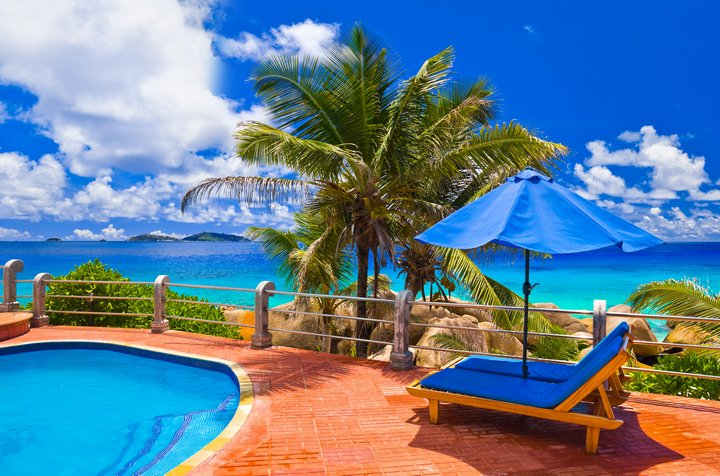
#> input picture test.jpeg, 720 x 476 px, found by its file name
$ jupyter execute --allow-errors opencv_learning.ipynb
#> lines starting #> are read from the running program, lines starting #| are printed output that depends on the picture; after the words box and inside, x2 and y2 are one past the last pixel; in counts of white or black regions, pixels touching at a corner belong together
https://habr.com/ru/post/688316/

[cell 1]
import cv2
import numpy as np

[cell 2]
IMAGE_NAME = 'test.jpeg'
IMAGE_NAME2 = "3test.jpg"

[cell 3]
my_photo = cv2.imread(IMAGE_NAME)
#> my_photo is the input picture: shape (476, 720, 3); mean B, G, R 151.5, 128.1, 99
cv2.imshow('MyPhoto', my_photo)
cv2.waitKey(0)
cv2.destroyAllWindows()

[cell 4]
def resize_image(image, dst):
    #Подготовим новые размеры
    r = float(dst) / image.shape[1]
    dim = (dst, int(image.shape[0] * r))
    # уменьшаем изображение до подготовленных размеров
    return cv2.resize(image, (dst, dst), interpolation = cv2.INTER_AREA)

[cell 5]
def apply_filter(image, filter):
    return cv2.filter2D(image, -1, filter)

[cell 6]
#Считывание изображения в черно-белом формате
img = cv2.imread('IMAGE_NAME', cv2.IMREAD_GRAYSCALE)
#преобразование изображения в черно белое
gray = cv2.cvtColor(my_photo, cv2.COLOR_BGR2GRAY)
cv2.imshow('MyPhoto', gray)
cv2.waitKey(0)

cv2.destroyAllWindows()

[cell 7]
#Размытие
my_photo = cv2.imread(IMAGE_NAME)
average_image = cv2.blur(my_photo,(7,7))
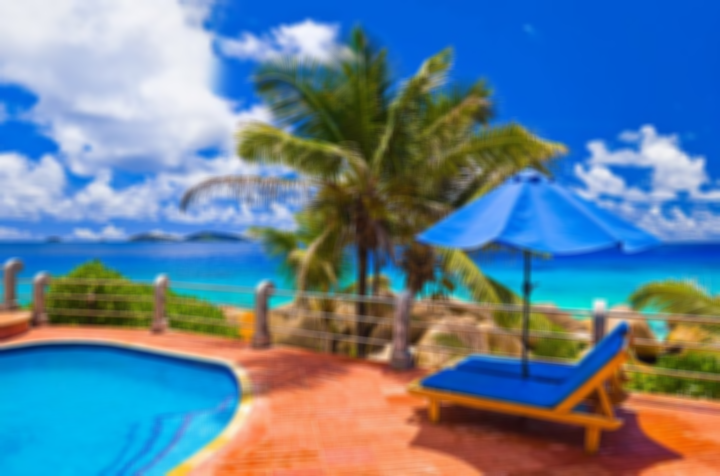
#> average_image: shape (476, 720, 3); mean B, G, R 151.5, 128.1, 98.9
cv2.imshow('BLUR', average_image)
cv2.waitKey(0)
cv2.destroyAllWindows()

[cell 8]
#Фильтр Гаусса
my_photo = cv2.imread(IMAGE_NAME)
gaussian_image  = cv2.GaussianBlur(my_photo,(7,7),0)
cv2.imshow('GAUSSian', gaussian_image )
cv2.waitKey(0)
cv2.destroyAllWindows()

[cell 9]
#Применения фильтра
my_photo = cv2.imread(IMAGE_NAME)
kernel = np.array([[-1,-1,-1],
                   [-1, 9,-1],
                   [-1,-1,-1]])
im = cv2.filter2D(my_photo, -1, kernel)
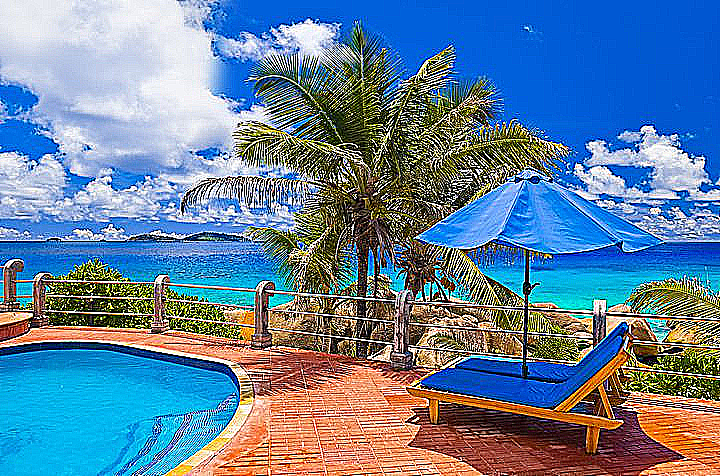
#> im: shape (476, 720, 3); mean B, G, R 156.5, 129.3, 100.4
cv2.imshow('MyPhoto', im )
cv2.waitKey(0)
cv2.destroyAllWindows()

[cell 10]
#фильтр Собеля
my_photo = cv2.imread(IMAGE_NAME,cv2.IMREAD_GRAYSCALE)
#> my_photo: shape (476, 720); min 0, max 255, mean 122
kernel = np.array([[-1,0,1],
                   [-2,0,2],
                   [-1,0,1]])
im = cv2.filter2D(my_photo, -1, kernel)
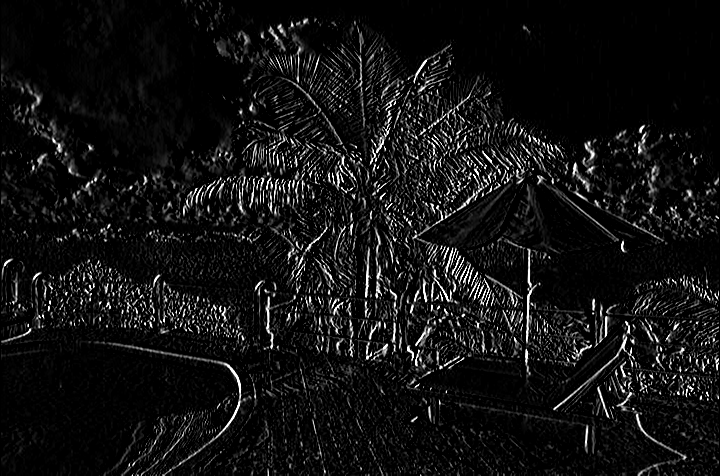
#> im: shape (476, 720); min 0, max 255, mean 18.2
cv2.imshow('MyPhoto', im )
cv2.waitKey(0)
cv2.destroyAllWindows()
kernel = np.array([[-1,0,1],
                   [-2,0,2],
                   [-1,0,1]])
im = cv2.filter2D(im, -1, kernel)
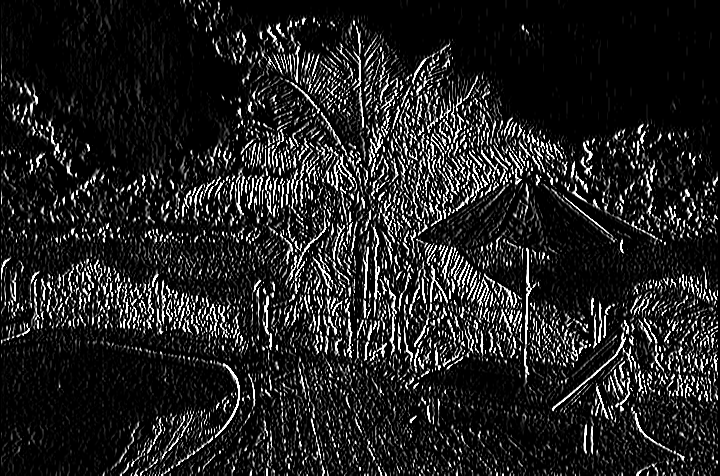
#> im: shape (476, 720); min 0, max 255, mean 33.6
cv2.imshow('MyPhoto', im )
cv2.waitKey(0)
cv2.destroyAllWindows()

[cell 11]
#фильтр Лапласа - выделение контуров
my_photo = cv2.imread(IMAGE_NAME,cv2.IMREAD_GRAYSCALE)
kernel = np.array([[0, 1, 0],
                   [1,-4, 1],
                   [0, 1, 0]])
cv2.imshow('MyPhoto', apply_filter(my_photo, kernel) )
#> in apply_filter, `return cv2.filter2D(image, -1, filter)`:
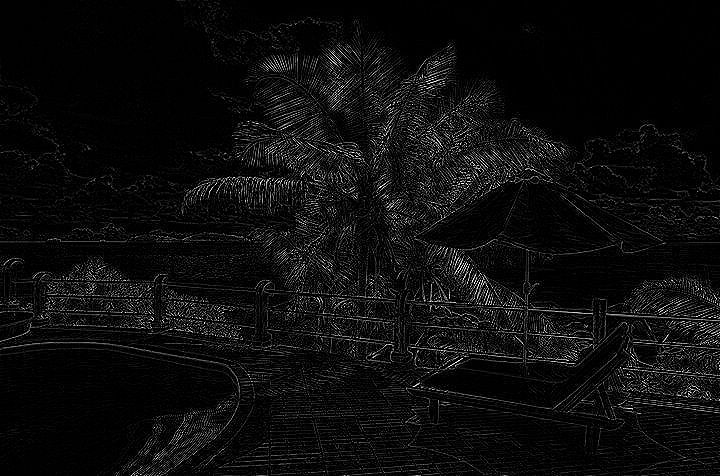
#> returned value: shape (476, 720); min 0, max 255, mean 13.2
cv2.waitKey(0)
cv2.destroyAllWindows()

[cell 12]
my_photo = cv2.imread(IMAGE_NAME)
img_grey = cv2.cvtColor(my_photo,cv2.COLOR_BGR2GRAY)

#зададим порог
thresh = 100

#получим картинку, обрезанную порогом
ret,thresh_img = cv2.threshold(img_grey, thresh, 255, cv2.THRESH_BINARY)
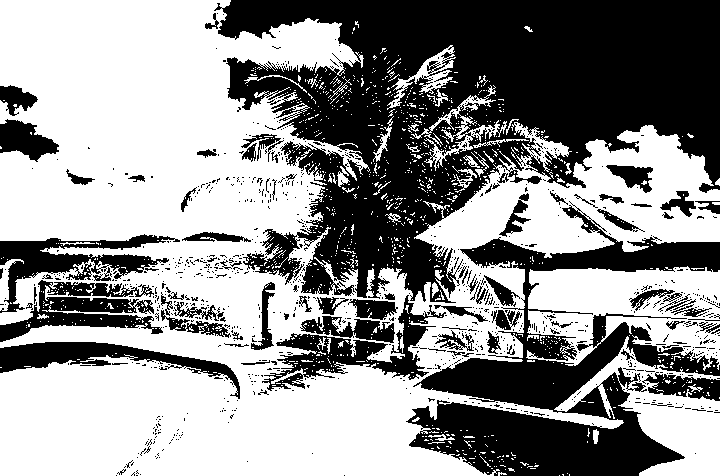
#> thresh_img: shape (476, 720); 56.9% white; 964 black regions (878 under 20 px)
#> ret = 100

#надем контуры
contours, hierarchy = cv2.findContours(thresh_img, cv2.RETR_TREE, cv2.CHAIN_APPROX_SIMPLE)
#> contours = 3100 contours, 2913 with area under 20; largest, box (x1, y1, x2, y2) and area: (0, 0, 720, 476) 181599, (526, 266, 720, 371) 13627, (554, 336, 720, 476) 7828, (261, 294, 447, 392) 5494, (242, 228, 302, 286) 1584

#создадим пустую картинку
img_contours = np.zeros(my_photo.shape)

#отобразим контуры
cv2.drawContours(img_contours, contours, -1, (255,255,255), 1)
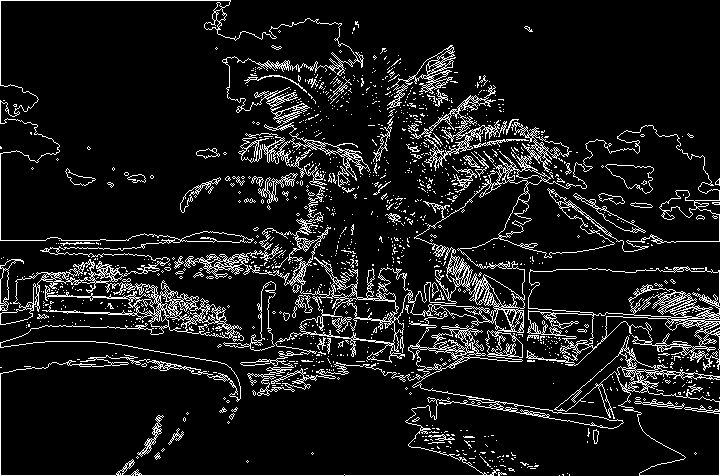
#> img_contours: shape (476, 720, 3) float64; 9.9% white in thin lines or dots

cv2.imshow('contours', img_contours) # выводим итоговое изображение в окно

cv2.waitKey()
cv2.destroyAllWindows()

[cell 13]
image = cv2.imread(IMAGE_NAME)
#image = resize_image(image, 256)
image = cv2.medianBlur(image,5)
img_grey = cv2.cvtColor(image,cv2.COLOR_BGR2GRAY)
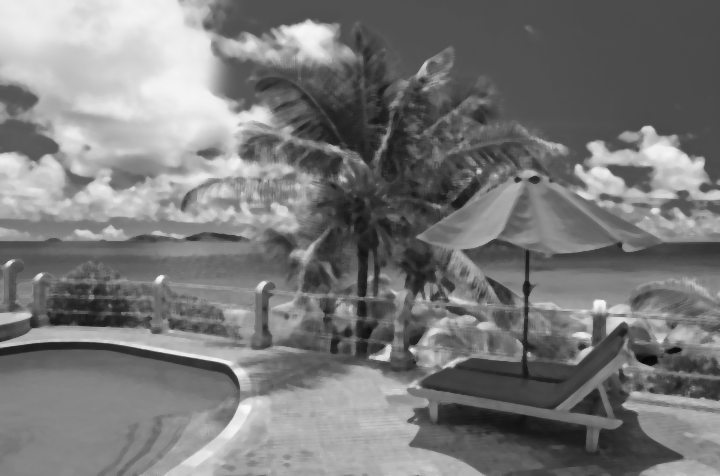
#> img_grey: shape (476, 720); min 7, max 250, mean 121.4

#set a thresh
thresh = 180

#get threshold image
ret,thresh_img = cv2.threshold(img_grey, thresh, 255, cv2.THRESH_BINARY)
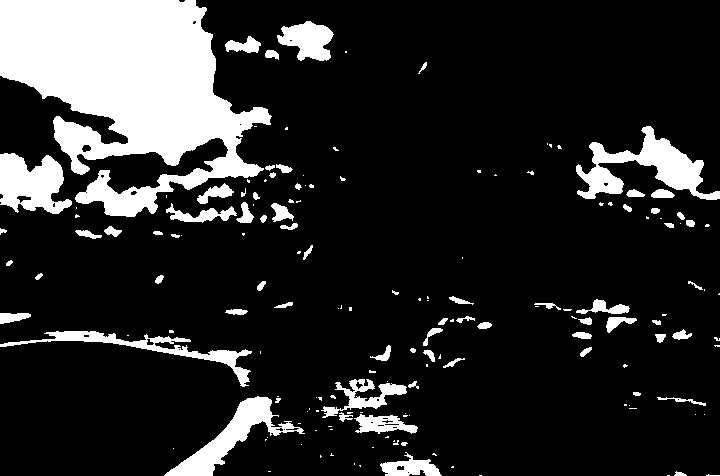
#> thresh_img: shape (476, 720); 16.2% white; 165 white regions (95 under 20 px)
#> ret = 180

#find contours
contours, hierarchy = cv2.findContours(thresh_img, cv2.RETR_TREE, cv2.CHAIN_APPROX_SIMPLE)
#> contours = 192 contours, 122 with area under 20; largest, box (x1, y1, x2, y2) and area: (0, 0, 272, 217) 32336, (576, 126, 720, 200) 3671, (0, 153, 72, 214) 2891, (164, 396, 305, 476) 2748, (0, 331, 252, 387) 1874

#create an empty image for contours
img_contours = np.zeros(image.shape)

# draw the contours on the empty image
cv2.drawContours(img_contours, contours, -1, (255,255,255), 1)
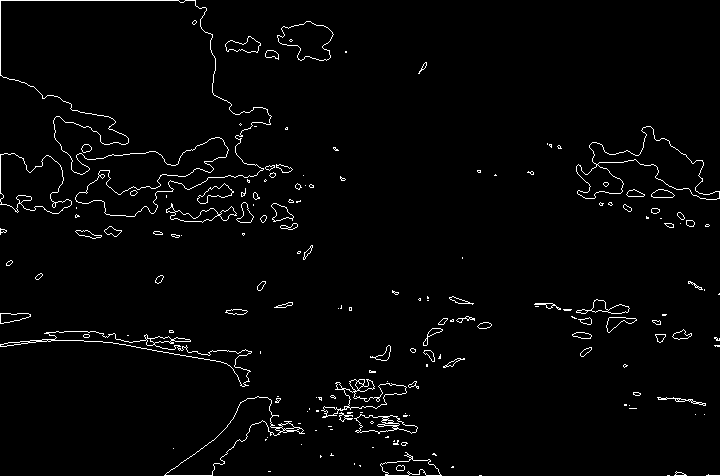
#> img_contours: shape (476, 720, 3) float64; 2.2% white in thin lines or dots

cv2.imshow('contours', img_contours) # выводим итоговое изображение в окно

cv2.waitKey()
cv2.destroyAllWindows()

$ run again, with h.jpg copied over test.jpeg
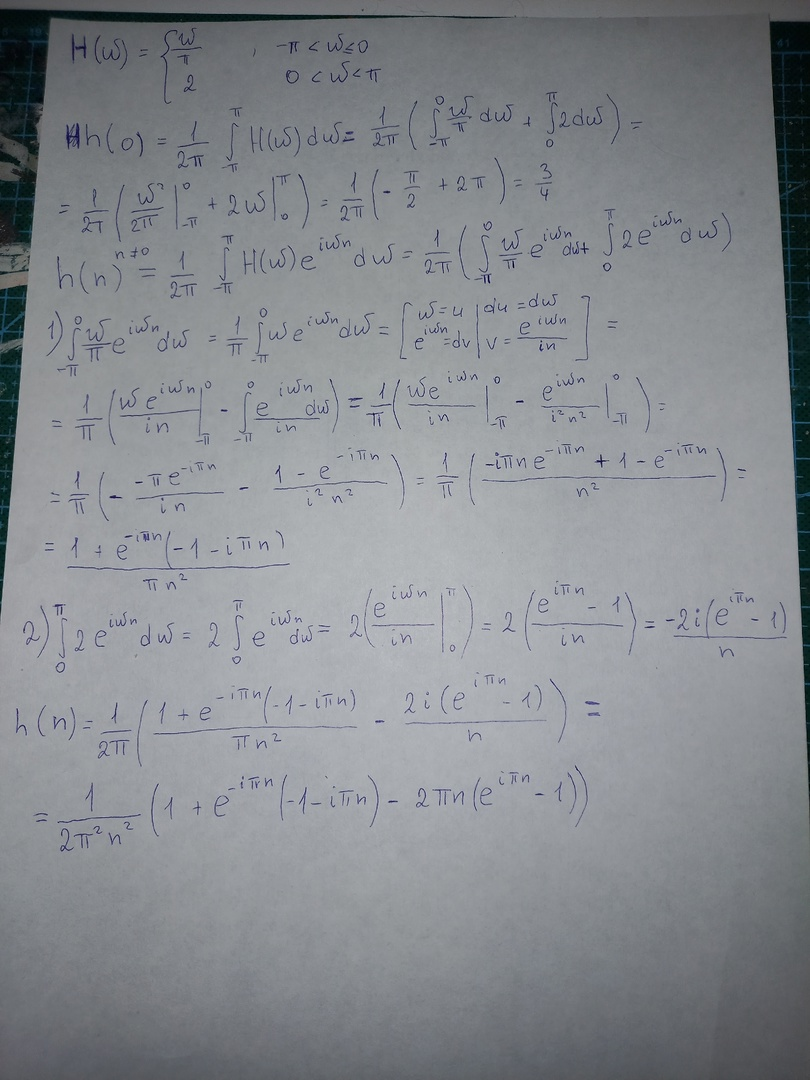
#> input picture h.jpg, 810 x 1080 px, found by its file name
#> my_photo is the input picture: shape (1080, 810, 3); mean B, G, R 142.4, 137.6, 133.9
#> my_photo: shape (1080, 810)
#> `ret,thresh_img = cv2.threshold(img_grey, thresh, 255, cv2.THRESH_BINARY)`:
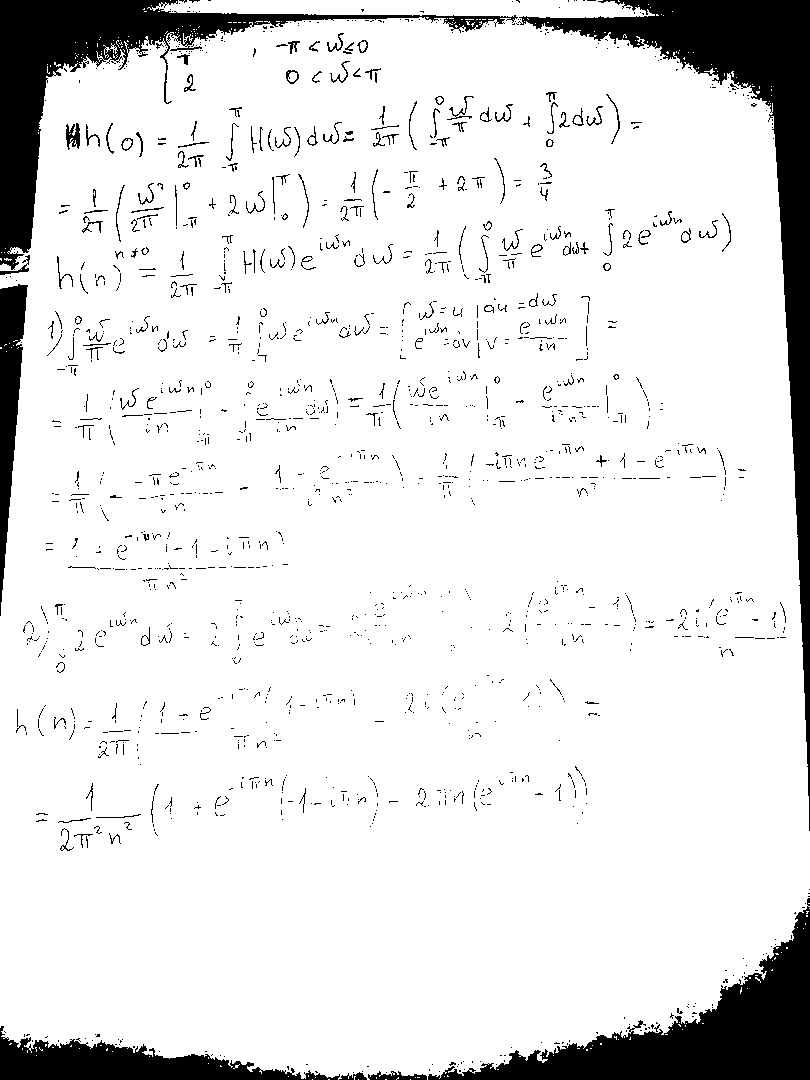
#> thresh_img: shape (1080, 810); 88.9% white; 1655 black regions (1452 under 20 px)
#> `ret,thresh_img = cv2.threshold(img_grey, thresh, 255, cv2.THRESH_BINARY)`: ret = 100
#> `contours, hierarchy = cv2.findContours(thresh_img, cv2.RETR_TREE, cv2...`: contours = 3154 contours, 2852 with area under 20; largest, box (x1, y1, x2, y2) and area: (0, 0, 810, 1080) 788607, (65, 122, 81, 151) 308, (285, 69, 300, 85) 163, (120, 137, 134, 152) 134, (115, 184, 126, 243) 132
#> `ret,thresh_img = cv2.threshold(img_grey, thresh, 255, cv2.THRESH_BINARY)`: ret = 180
#> `contours, hierarchy = cv2.findContours(thresh_img, cv2.RETR_TREE, cv2...`: contours = 96 contours, 74 with area under 20; largest, box (x1, y1, x2, y2) and area: (371, 545, 462, 650) 4884, (367, 626, 404, 671) 476, (398, 576, 420, 601) 228, (353, 548, 371, 567) 110, (441, 593, 454, 611) 109
#> `cv2.drawContours(img_contours, contours, -1, (255,255,255), 1)`:
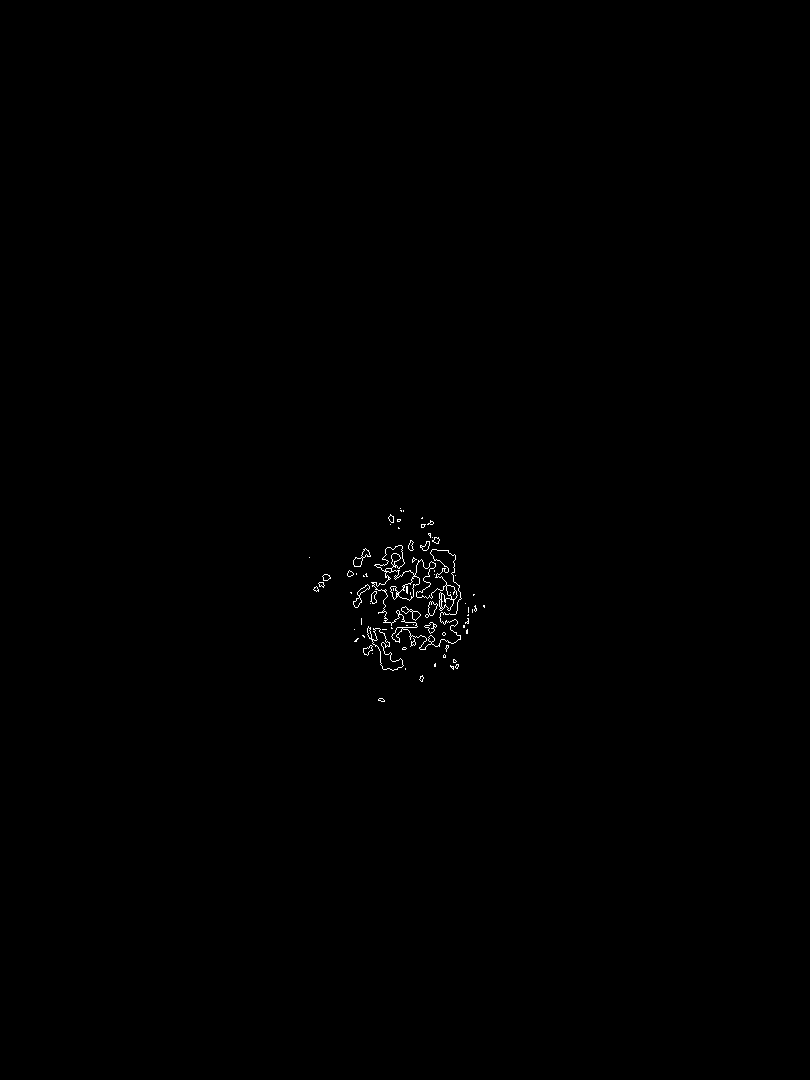
#> img_contours: shape (1080, 810, 3) float64; 0.24% white in thin lines or dots, all inside (x1, y1, x2, y2) = (309, 508, 485, 702)
